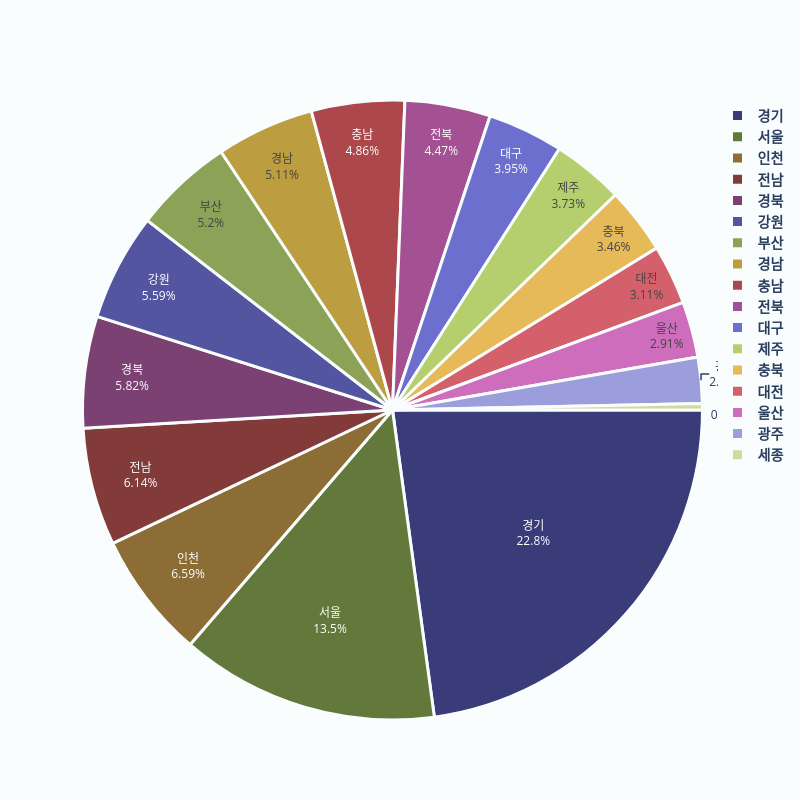

Notebook code cell kept with this figure:
### Code cell
region_analysis_pie(region_df, 'OCCRNC_REGN', 'OCCRNC_CNT')

### Figure 1 — Plotly figure (JSON) as saved in the notebook; plotly's stock layout.template omitted (floating-point values rounded to 4 significant figures)
{"data": [{"direction": "clockwise", "hole": 0, "insidetextorientation": "horizontal", "labels": ["경기", "서울", "인천", "전남", "경북", "강원", "부산", "경남", "충남", "전북", "대구", "제주", "충북", "대전", "울산", "광주", "세종"], "marker": {"colors": ["#393C78", "#63793C", "#8B6D35", "#833B3A", "#7A4172", "#5355A1", "#8CA256", "#BC9D40", "#AC484C", "#A45193", "#6C6FCD", "#B5CF6F", "#E6B959", "#D4606C", "#CD6DBC", "#9C9EDC", "#CEDB9E"], "line": {"color": "#FAFDFD", "width": 3}}, "rotation": 90, "showlegend": true, "sort": false, "textinfo": "percent+label", "type": "pie", "values": [1279, 755, 369, 344, 326, 313, 291, 286, 272, 250, 221, 209, 194, 174, 163, 134, 19]}], "layout": {"height": 800, "legend": {"font": {"family": "Arial", "size": 14, "weight": "bold"}}, "paper_bgcolor": "#FAFDFD", "width": 800}}
